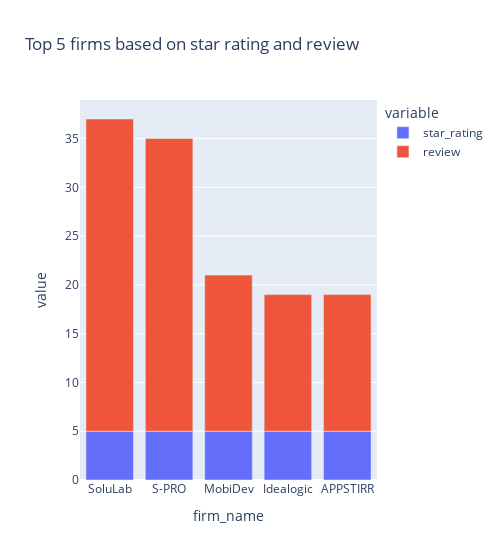

Notebook source saved alongside this figure:
### Markdown cell above
*   Most companies have 0-1 reviews
*   Only 4 companies have more than 30 reviews

### Code cell
px.bar(top5_star_rev, 'firm_name', ['star_rating', 'review'], width=500,
       title='Top 5 firms based on star rating and review')

### Figure 1 — Plotly figure (JSON) as saved in the notebook; plotly's stock layout.template omitted (floating-point values rounded to 4 significant figures)
{"data": [{"alignmentgroup": "True", "hovertemplate": "variable=star_rating<br>firm_name=%{x}<br>value=%{y}<extra></extra>", "legendgroup": "star_rating", "marker": {"color": "#636efa", "pattern": {"shape": ""}}, "name": "star_rating", "offsetgroup": "star_rating", "orientation": "v", "showlegend": true, "textposition": "auto", "x": ["SoluLab", "S-PRO", "MobiDev", "Idealogic", "APPSTIRR"], "xaxis": "x", "y": [5, 5, 5, 5, 5], "yaxis": "y", "type": "bar"}, {"alignmentgroup": "True", "hovertemplate": "variable=review<br>firm_name=%{x}<br>value=%{y}<extra></extra>", "legendgroup": "review", "marker": {"color": "#EF553B", "pattern": {"shape": ""}}, "name": "review", "offsetgroup": "review", "orientation": "v", "showlegend": true, "textposition": "auto", "x": ["SoluLab", "S-PRO", "MobiDev", "Idealogic", "APPSTIRR"], "xaxis": "x", "y": [32, 30, 16, 14, 14], "yaxis": "y", "type": "bar"}], "layout": {"xaxis": {"anchor": "y", "domain": [0, 1], "title": {"text": "firm_name"}}, "yaxis": {"anchor": "x", "domain": [0, 1], "title": {"text": "value"}}, "legend": {"title": {"text": "variable"}, "tracegroupgap": 0}, "title": {"text": "Top 5 firms based on star rating and review"}, "barmode": "relative", "width": 500}}
